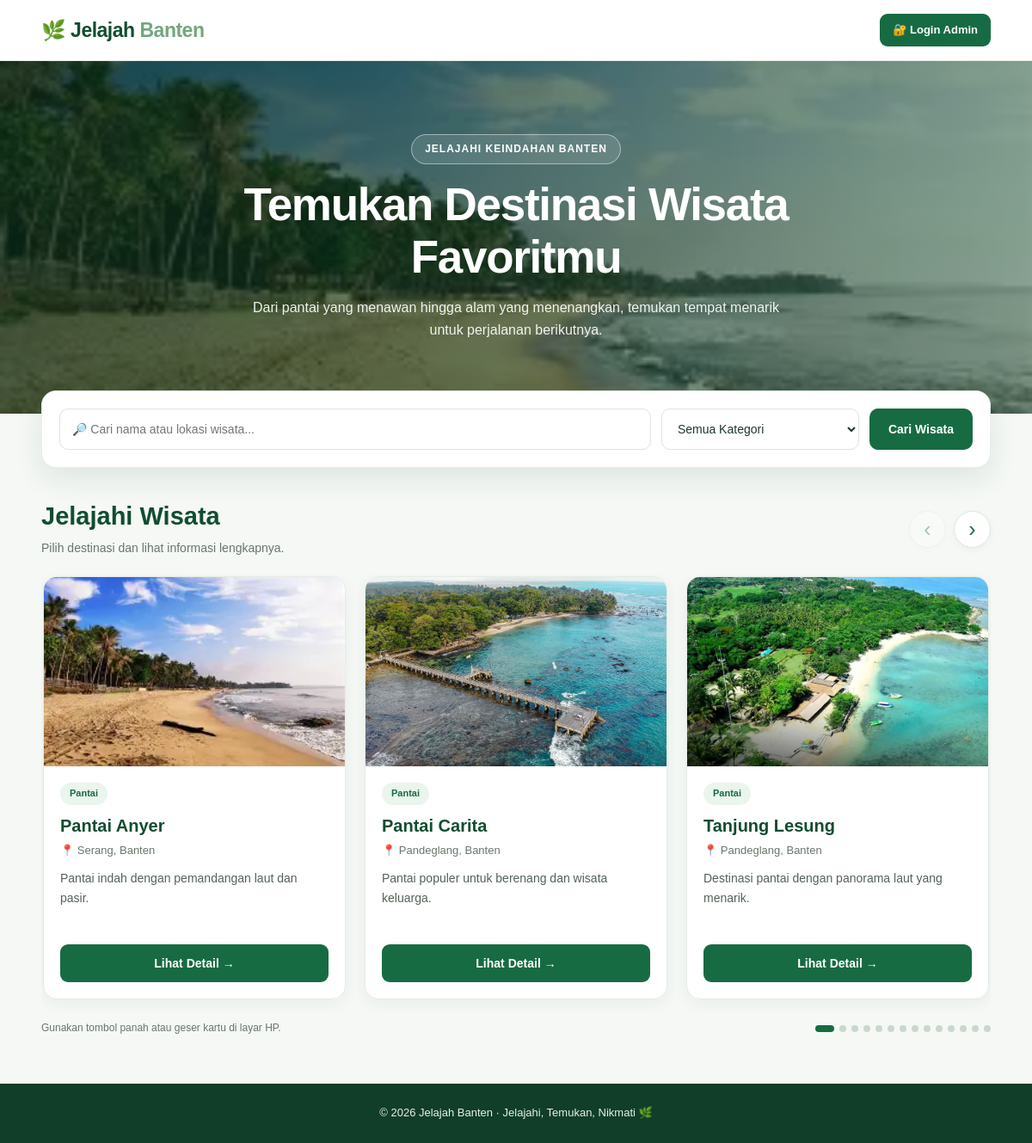
The page / on the database its author committed.
### tables this page shows
CREATE TABLE `wisata` (
  `id` int(11) NOT NULL,
  `nama` varchar(150) NOT NULL,
  `lokasi` varchar(200) NOT NULL,
  `kategori` varchar(100) NOT NULL,
  `deskripsi` text NOT NULL,
  `foto` varchar(255) NOT NULL,
  `aktivitas` text DEFAULT NULL,
  `harga_tiket` varchar(100) DEFAULT NULL,
  `jam_buka` varchar(100) DEFAULT NULL,
  `fasilitas` text DEFAULT NULL,
  `created_at` timestamp NOT NULL DEFAULT current_timestamp()
);

### index.php (the view, shortened to what this page needs)
<?php
require_once __DIR__ . '/config/database.php';
$conn->set_charset("utf8mb4");
function e($value) {
    return htmlspecialchars((string)($value ?? ''), ENT_QUOTES, 'UTF-8');
}
function gambarWisata($foto) {
    $namaFile = basename((string)($foto ?? ''));
    $path = __DIR__ . '/images/' . $namaFile;
    return ($namaFile !== '' && is_file($path))
        ? 'images/' . rawurlencode($namaFile)
        : '';
}
$cari = trim($_GET['cari'] ?? '');
$kategoriDipilih = trim($_GET['kategori'] ?? 'Semua');
$sql = "SELECT id, nama, lokasi, kategori, deskripsi, foto FROM wisata";
$sql .= ' ORDER BY id ASC';
$stmt = $conn->prepare($sql);
$stmt->execute();
$daftarWisata = $stmt->get_result()->fetch_all(MYSQLI_ASSOC);
?>
<!DOCTYPE html>
<html lang="id">
<head>
</head>
<body>
<header>
    <div class="navbar">
        <p class="logo">🌿 Jelajah <span>Banten</span></p>
        <a href="admin/index.php" class="login-admin">
            🔐 Login Admin
        </a>
    </div>
</header>
<section class="hero">
    <div class="hero-content">
        <span class="hero-label">JELAJAHI KEINDAHAN BANTEN</span>
        <h1>Temukan Destinasi Wisata Favoritmu</h1>
        <p>
            Dari pantai yang menawan hingga alam yang menenangkan,
            temukan tempat menarik untuk perjalanan berikutnya.
        </p>
    </div>
</section>
<main class="container">
    <section class="search-panel">
        <form class="search-form" method="GET" action="index.php">
            <input
                type="search"
                name="cari"
                placeholder="🔎 Cari nama atau lokasi wisata..."
                value="<?= e($cari) ?>"
                aria-label="Cari wisata"
            >
            <select
                name="kategori"
                aria-label="Pilih kategori wisata"
                onchange="this.form.submit()"
            >
                <option value="Semua"
                    <?= $kategoriDipilih === 'Semua' ? 'selected' : '' ?>>
                    Semua Kategori
                </option>
            </select>
            <button class="search-button" type="submit">
                Cari Wisata
            </button>
        </form>
    </section>
    <section aria-label="Pilihan destinasi wisata">
        <div class="section-heading">
            <div class="heading-text">
                <h2>Jelajahi Wisata</h2>
                <p>Pilih destinasi dan lihat informasi lengkapnya.</p>
            </div>
            <?php if (count($daftarWisata) > 1): ?>
                <div class="slide-controls">
                    <button
                        type="button"
                        class="slide-arrow"
                        id="slideSebelumnya"
                        aria-label="Wisata sebelumnya"
                    >&#8249;</button>
                    <button
                        type="button"
                        class="slide-arrow"
                        id="slideBerikutnya"
                        aria-label="Wisata berikutnya"
                    >&#8250;</button>
                </div>
            <?php endif; ?>
        </div>
        <?php if ($daftarWisata): ?>
            <div class="slide-viewport" id="slideViewport">
                <div class="slide-track" id="slideTrack">
                    <?php foreach ($daftarWisata as $w): ?>
                        <?php $foto = gambarWisata($w['foto'] ?? ''); ?>
                        <article class="wisata-card">
                            <?php if ($foto !== ''): ?>
                                <img
                                    class="wisata-photo"
                                    src="<?= e($foto) ?>"
                                    alt="<?= e($w['nama']) ?>"
                                    loading="lazy"
                                >
                            <?php else: ?>
                                <div class="photo-placeholder">
                                    Foto wisata belum tersedia
                                </div>
                            <?php endif; ?>
                            <div class="card-content">
                                <span class="category">
                                    <?= e($w['kategori'] ?: 'Wisata') ?>
                                </span>
                                <h3><?= e($w['nama']) ?></h3>
                                <p class="location">
                                    📍 <?= e($w['lokasi'] ?: 'Lokasi belum tersedia') ?>
                                </p>
                                <p class="description">
                                    <?= e($w['deskripsi'] ?: 'Deskripsi wisata belum tersedia.') ?>
                                </p>
                                <a
                                    class="detail-button"
                                    href="detail.php?id=<?= (int)$w['id'] ?>"
                                >
                                    Lihat Detail →
                                </a>
                            </div>
                        </article>
                    <?php endforeach; ?>
                </div>
            </div>
            <div class="slide-bottom">
                <span class="slide-hint">
                    Gunakan tombol panah atau geser kartu di layar HP.
                </span>
                <div
                    class="slide-dots"
                    id="slideDots"
                    aria-label="Pilih posisi slide"
                ></div>
            </div>
        <?php endif; ?>
    </section>
</main>
<footer>
    <p>© <?= date('Y') ?> Jelajah Banten · Jelajahi, Temukan, Nikmati 🌿</p>
</footer>
</body>
</html>

### rows shown on the page
wisata: foto (picture), kategori "Pantai", nama "Pantai Anyer", lokasi "Serang, Banten", deskripsi "Pantai indah dengan pemandangan laut dan pasir."
wisata: foto (picture), kategori "Pantai", nama "Pantai Carita", lokasi "Pandeglang, Banten", deskripsi "Pantai populer untuk berenang dan wisata keluarga."
wisata: foto (picture), kategori "Pantai", nama "Tanjung Lesung", lokasi "Pandeglang, Banten", deskripsi "Destinasi pantai dengan panorama laut yang menarik."
